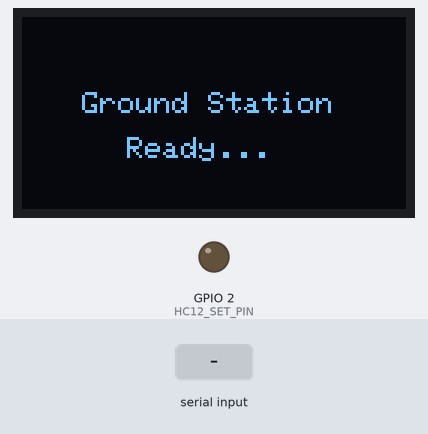
Bench run of a sketch on a simulated ESP32. Parts: 128×64 one-colour display, output pins drawn as LEDs (lit = HIGH). The inputs (shaded band) are chosen by the test bench. What the sketch prints to the serial monitor is not drawn.

Above: at 0.1 s.
At 2.2 s:
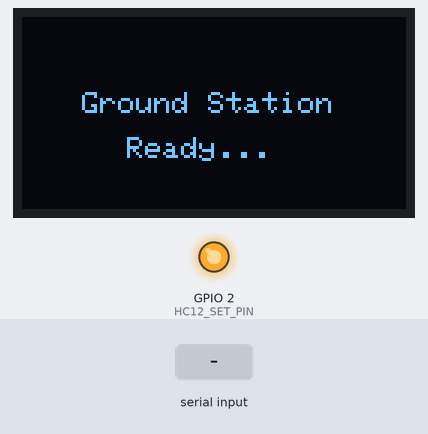
2.3 s: "30,150\n" received over the second serial link
At 2.6 s:
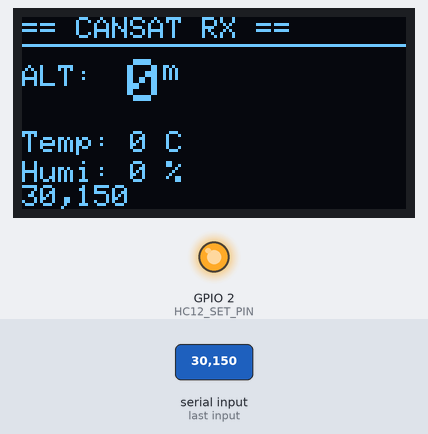
3.8 s: "0\n" received over the second serial link
Timing chart, 0 to 6.8 s (numbered marks = the images above; inputs shaded):
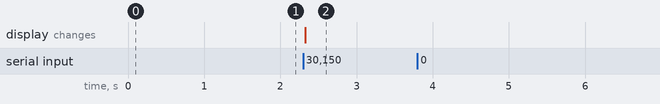

Measured:
- after the input at 2.3 s, the display: changes at once (image 2)
- after the input at 3.8 s, every drawn part: stays the same

The sketch:

FINAL_STATION.ino
```cpp
/*
 * [지상국 최종 수신 코드 - 심플 버전]
 * - 기능: HC-12 데이터 수신 및 OLED 표시 (자세 제어 제외)
 * - 표시 항목: 고도, 온도, 습도, 위도, 경도
 */

#include <Wire.h>
#include <Adafruit_GFX.h>
#include <Adafruit_SSD1306.h>
#include <HardwareSerial.h>

// --- OLED 설정 (128x64) ---
#define SCREEN_WIDTH 128
#define SCREEN_HEIGHT 64
#define OLED_RESET    -1
Adafruit_SSD1306 display(SCREEN_WIDTH, SCREEN_HEIGHT, &Wire, OLED_RESET);

// --- HC-12 설정 ---
#define HC12_RX_PIN 4
#define HC12_TX_PIN 5
#define HC12_SET_PIN 2

HardwareSerial HC12(2);

// 데이터 저장 변수
String lat = "0.00";
String lon = "0.00";
String alt = "0.0";
String temp = "0";
String humi = "0";

void setup() {
  Serial.begin(115200);

  // 1. OLED 초기화
  if(!display.begin(SSD1306_SWITCHCAPVCC, 0x3C)) {
    Serial.println(F("OLED Init Failed"));
    for(;;);
  }

  // 로딩 화면
  display.clearDisplay();
  display.setTextColor(WHITE);
  display.setTextSize(1);
  display.setCursor(20, 25);
  display.println(F("Ground Station"));
  display.setCursor(35, 40);
  display.println(F("Ready..."));
  display.display();
  delay(1000);

  // 2. SET 핀 설정 (통신 모드)
  pinMode(HC12_SET_PIN, OUTPUT);
  digitalWrite(HC12_SET_PIN, HIGH);

  // 3. HC-12 통신 시작
  // (AT+FU1, AT+B2400 등으로 설정했다면 2400으로, 기본이면 9600으로 맞추세요)
  HC12.begin(9600, SERIAL_8N1, HC12_RX_PIN, HC12_TX_PIN);
}

void loop() {
  // HC-12 데이터 수신
  if (HC12.available()) {
    String packet = HC12.readStringUntil('\n');
    packet.trim(); // 공백 제거
    Serial.println(packet); // PC 시리얼 모니터 로깅용

    // 데이터 파싱 (최소 5개 데이터가 있는지 확인)
    if (packet.length() > 5) {
      // 순서: 위도(0), 경도(1), 고도(2), 온도(3), 습도(4) ... (뒤에 더 있어도 무시함)
      lat  = getValue(packet, ',', 0);
      lon  = getValue(packet, ',', 1);
      alt  = getValue(packet, ',', 2);
      temp = getValue(packet, ',', 3);
      humi = getValue(packet, ',', 4);

      updateScreen(); // 화면 갱신
    }
  }
}

// --- 화면 그리기 ---
void updateScreen() {
  display.clearDisplay();

  // 1. 상단 타이틀
  display.setTextSize(1);
  display.setCursor(0, 0);
  display.print(F("== CANSAT RX =="));
  display.drawLine(0, 9, 128, 9, WHITE); // 가로줄

  // 2. 고도 (가장 크게 강조)
  display.setCursor(0, 16);
  display.setTextSize(1);
  display.print(F("ALT: "));

  display.setTextSize(2); // 글자 크기 2배
  display.setCursor(35, 14); // 위치 조정
  display.print(alt);

  display.setTextSize(1);
  display.print(F("m"));

  // 3. 온도 / 습도
  display.setCursor(0, 38);
  display.print(F("Temp: ")); display.print(temp); display.print(F(" C"));

  display.setCursor(0, 48);
  display.print(F("Humi: ")); display.print(humi); display.print(F(" %"));

  // 4. GPS 좌표 (맨 아래)
  display.setCursor(0, 56);
  if(lat.toFloat() == 0.0) {
    display.print(F("GPS Searching..."));
  } else {
    // 공간 부족 시 소수점 줄여서 표시
    display.print(lat); display.print(F(",")); display.print(lon);
  }

  display.display();
}

// --- 문자열 파싱 함수 ---
String getValue(String data, char separator, int index) {
  int found = 0;
  int strIndex[] = {0, -1};
  int maxIndex = data.length() - 1;

  for (int i = 0; i <= maxIndex && found <= index; i++) {
    if (data.charAt(i) == separator || i == maxIndex) {
      found++;
      strIndex[0] = strIndex[1] + 1;
      strIndex[1] = (i == maxIndex) ? i + 1 : i;
    }
  }
  return found > index ? data.substring(strIndex[0], strIndex[1]) : "0";
}
```
